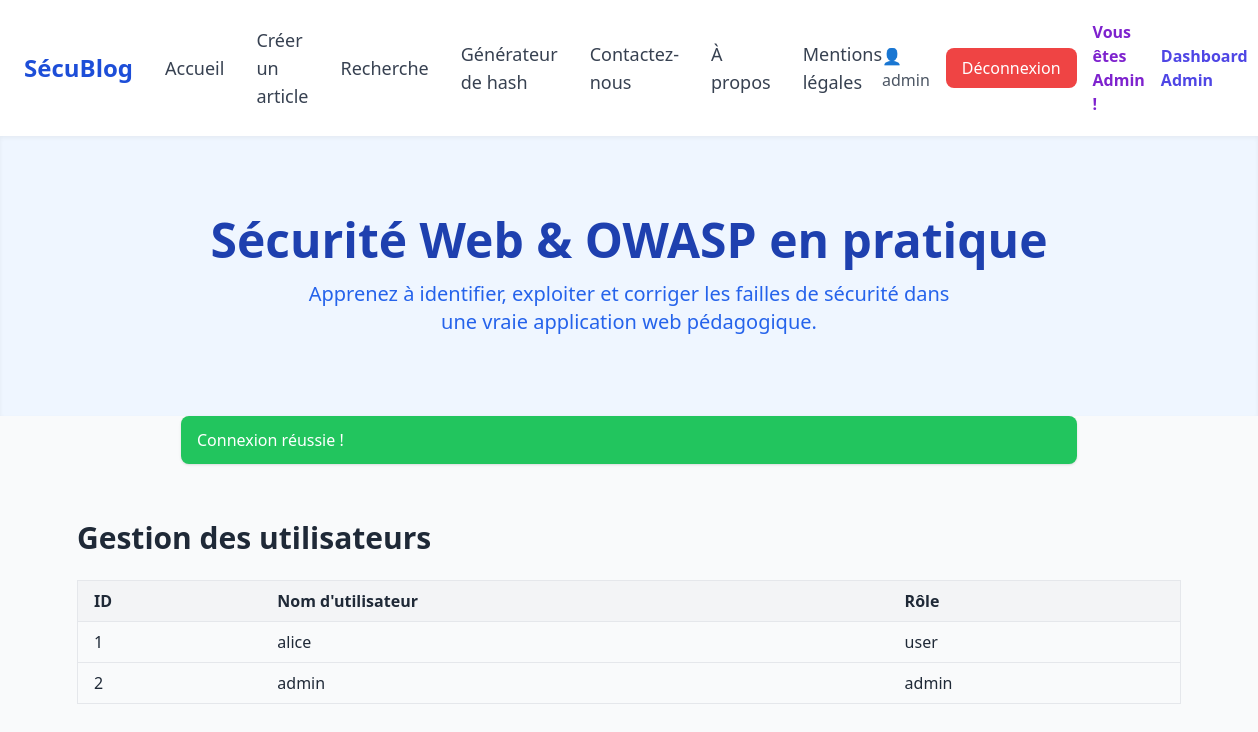
The app's page /admin/users (signed in) with its own data.
### tables this page shows
CREATE TABLE users (
                       id INT AUTO_INCREMENT PRIMARY KEY,
                       username VARCHAR(50) NOT NULL UNIQUE,
                       password VARCHAR(255) NOT NULL,
                       role ENUM('user', 'admin') DEFAULT 'user'
);

### app/Core/Controller.php (called while the page is built, shortened)
<?php
class Controller
{
    protected function render($view, $data = [])
    {
        extract($data);
        require_once __DIR__ . "/../Views/{$view}.php";
        require_once __DIR__ . "/../Views/layout.php";
    }
}

### app/Controllers/AdminController.php (called while the page is built, shortened)
<?php
class AdminController extends Controller
{
    public function users()
    {
        $users = (new User())->all();
        $this->render('admin/users', ['users' => $users]);
    }
}

### index.php (called while the page is built, shortened)
<?php
$router = new Router();
$router->handleRequest();

### app/config/database.php (called while the page is built, shortened)
<?php
class Database
{
    private static $instance = null;
    public static function getConnection()
    {
        if (!self::$instance) {
            try {
                self::$instance = new PDO('mysql:host=localhost;dbname=securite_blog;charset=utf8', 'root', '');
                self::$instance->setAttribute(PDO::ATTR_ERRMODE, PDO::ERRMODE_EXCEPTION);
            } catch (PDOException $e) {
                die('Erreur de connexion : ' . $e->getMessage());
            }
        }
        return self::$instance;
    }
}

### app/Models/User.php (called while the page is built, shortened)
<?php
class User
{
    private $db;
    public function __construct()
    {
        $this->db = Database::getConnection();
    }
    public function all(): array
    {
        $stmt = $this->db->query("SELECT id, username, role FROM users ORDER BY id");
        return $stmt->fetchAll(\PDO::FETCH_ASSOC);
    }
}

### app/Views/admin/users.php (the view)
<h2 class="text-3xl font-bold mb-6">Gestion des utilisateurs</h2>
<table class="table-auto w-full border">
    <thead>
    <tr class="bg-gray-100">
        <th class="px-4 py-2 text-left">ID</th>
        <th class="px-4 py-2 text-left">Nom d'utilisateur</th>
        <th class="px-4 py-2 text-left">Rôle</th>
    </tr>
    </thead>
    <tbody>
    <?php foreach ($users as $u): ?>
        <tr class="border-t">
            <td class="px-4 py-2"><?= $u['id'] ?></td>
            <td class="px-4 py-2"><?= htmlspecialchars($u['username']) ?></td>
            <td class="px-4 py-2"><?= $u['role'] ?></td>
        </tr>
    <?php endforeach; ?>
    </tbody>
</table>

### records on screen
users: id "1", username "alice", role "user"
users: id "2", username "admin", role "admin"

### other values on screen
$_SESSION['user']['username'] "admin"
$f['message'] "Connexion réussie !"
